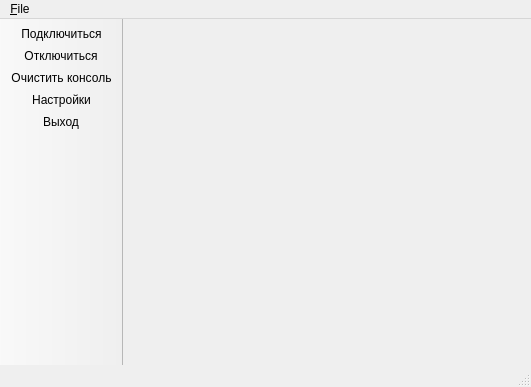
<?xml version="1.0" encoding="UTF-8"?>
<ui version="4.0">
 <class>MainWindow</class>
 <widget class="QMainWindow" name="MainWindow">
  <property name="geometry">
   <rect>
    <x>0</x>
    <y>0</y>
    <width>531</width>
    <height>387</height>
   </rect>
  </property>
  <property name="windowTitle">
   <string>MainWindow</string>
  </property>
  <widget class="QWidget" name="centralWidget"/>
  <widget class="QMenuBar" name="menuBar">
   <property name="geometry">
    <rect>
     <x>0</x>
     <y>0</y>
     <width>531</width>
     <height>22</height>
    </rect>
   </property>
   <widget class="QMenu" name="menu_File">
    <property name="title">
     <string>&amp;File</string>
    </property>
    <addaction name="exit_action"/>
    <addaction name="connect_action"/>
    <addaction name="disconnect_action"/>
    <addaction name="clear_action"/>
    <addaction name="settings_action"/>
   </widget>
   <addaction name="menu_File"/>
  </widget>
  <widget class="QToolBar" name="mainToolBar">
   <property name="movable">
    <bool>false</bool>
   </property>
   <property name="toolButtonStyle">
    <enum>Qt::ToolButtonIconOnly</enum>
   </property>
   <attribute name="toolBarArea">
    <enum>LeftToolBarArea</enum>
   </attribute>
   <attribute name="toolBarBreak">
    <bool>false</bool>
   </attribute>
   <addaction name="connect_action"/>
   <addaction name="disconnect_action"/>
   <addaction name="clear_action"/>
   <addaction name="settings_action"/>
   <addaction name="exit_action"/>
  </widget>
  <widget class="QStatusBar" name="statusBar"/>
  <action name="exit_action">
   <property name="icon">
    <iconset resource="resources/resources.qrc">
     <normaloff>:/actions/images/closingsession_theoutputnear_cierredesesion_10028.png (exit)</normaloff>:/actions/images/closingsession_theoutputnear_cierredesesion_10028.png (exit)</iconset>
   </property>
   <property name="text">
    <string>Выход</string>
   </property>
  </action>
  <action name="connect_action">
   <property name="icon">
    <iconset resource="resources/resources.qrc">
     <normaloff>:/actions/images/usbcable_78354.png (disconnect)</normaloff>:/actions/images/usbcable_78354.png (disconnect)</iconset>
   </property>
   <property name="text">
    <string>Подключиться</string>
   </property>
  </action>
  <action name="disconnect_action">
   <property name="icon">
    <iconset resource="resources/resources.qrc">
     <normaloff>:/actions/images/connect_1217.png (connect)</normaloff>:/actions/images/connect_1217.png (connect)</iconset>
   </property>
   <property name="text">
    <string>Отключиться</string>
   </property>
  </action>
  <action name="clear_action">
   <property name="icon">
    <iconset resource="resources/resources.qrc">
     <normaloff>:/actions/images/actions_edit_clear_15784.png (clear)</normaloff>:/actions/images/actions_edit_clear_15784.png (clear)</iconset>
   </property>
   <property name="text">
    <string>Очистить консоль</string>
   </property>
  </action>
  <action name="settings_action">
   <property name="icon">
    <iconset resource="resources/resources.qrc">
     <normaloff>:/actions/images/Settings_30027.png (settings)</normaloff>:/actions/images/Settings_30027.png (settings)</iconset>
   </property>
   <property name="text">
    <string>Настройки</string>
   </property>
  </action>
 </widget>
 <layoutdefault spacing="6" margin="11"/>
 <resources>
  <include location="resources/resources.qrc"/>
 </resources>
 <connections/>
</ui>
